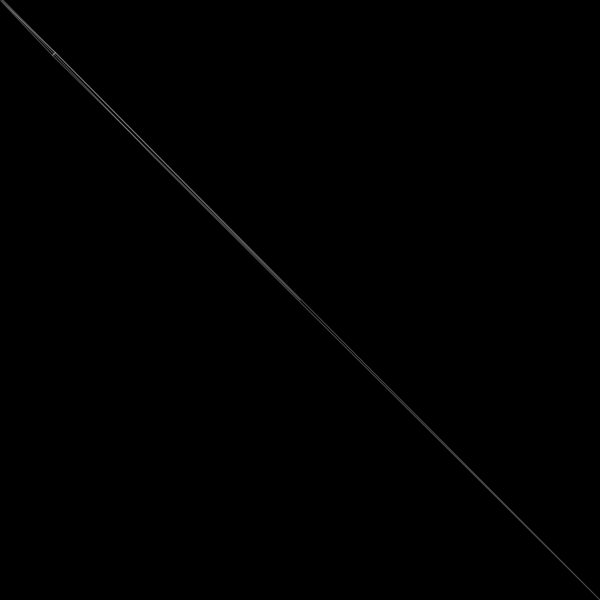
Frame 1 (no input)
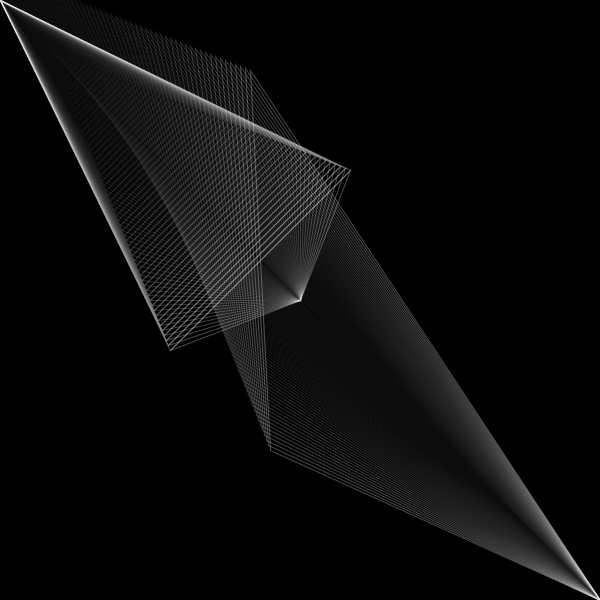
Frame 60 (the mouse pressed at the canvas centre just before this capture)
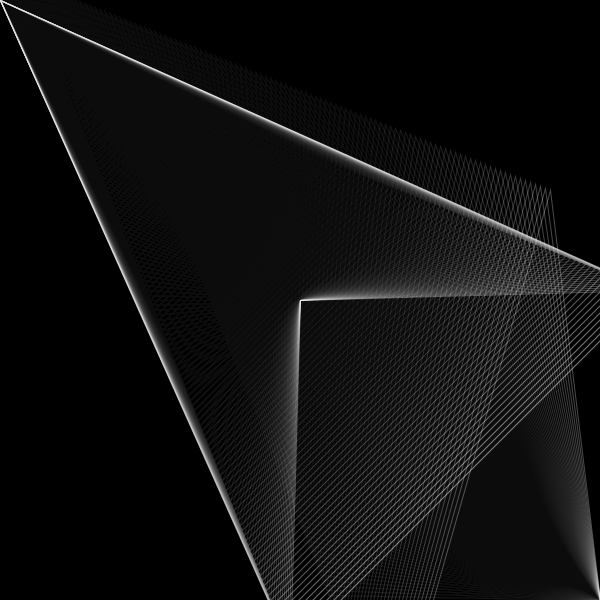
Frame 120 (the mouse held since frame 60 and released just before this capture)

The Processing sketch that drew these frames (run headless with seeded random() and noise(); from frame 60 on, the mouse is pressed at the canvas centre):

// Processing sketch: processing_29997
// ── processing_29997.pde



float x = 50.0;  
float xspeed = 2.0;

float y = 50.0;
float yspeed = 5.0;


void setup() { 
noStroke(); 
background(0);
size(600,600);
smooth();
}


void draw() {
  
  fill(0,10);
  noStroke();
  rect(0,0, width, height);
  
  x = x + xspeed;  
  y = y + yspeed;
 
 if((x > width+50) || (x<=0-50)) {  
     xspeed = xspeed * -1;     
 }
 
 if (( y > height+50) || (y <= 0-50)) {
    yspeed = yspeed * -1;
}


noFill(); 
stroke(255,75);
beginShape(TRIANGLES);
vertex(x, y);
vertex(y, x);
vertex(0, 0);
vertex(x, y);
vertex(y, x);
vertex(width/2, height/2);
vertex(x+100, y+100);
vertex(y-100, x-100);
vertex(width, height);
endShape(CLOSE);
 
}
